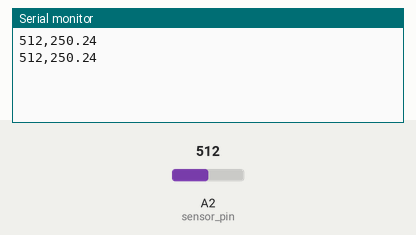
Recording of a sketch running on a simulated Arduino Uno, built with avr-gcc and run on an emulated ATmega328P. On the bench: the last lines printed to the serial monitor. The test bench sets the inputs (shaded band); at power-on: A2 (sensor_pin) = 512.

Above: at 1.8 s.
1.9 s: A2 (sensor_pin) set to 716
At 2.8 s:
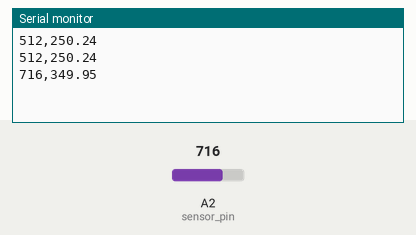
3.4 s: A2 (sensor_pin) set to 900
At 4.8 s:
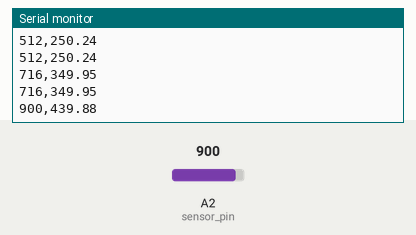
Timing chart, 0 to 6.4 s (numbered marks = the images above; inputs shaded):
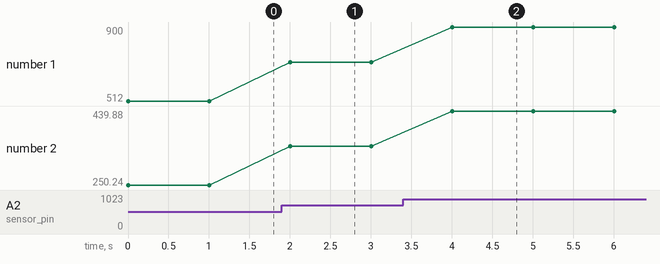

The sketch:

ADC_mega01.ino
```cpp
int sensor_pin = A2;
float voltaje;
float tempC;
int valor;

void setup() {
  Serial.begin(9600);
}

void loop() {
  valor = analogRead(sensor_pin);
  // Serial.print("Analog: ");
  // Serial.println(valor);
  // voltaje = valor * (5.0 / 1023.0);
  tempC = ((valor * 5000.0) / 1023) / 10;
  // Serial.print("Temp: ");
  // Serial.println(tempC, 1);
  Serial.print(valor);
  Serial.print(",");
  Serial.println(tempC);
  delay(1000);
}
```

Measured:
- after the input at 1.9 s, the serial monitor: prints a new line after 0.10 s (image 1)
- after the input at 3.4 s, the serial monitor: prints a new line after 0.60 s (image 2)
- plotted number 1: 512 → 716 after the input at 1.9 s, 716 → 900 after the input at 3.4 s
- plotted number 2: 250.24 → 349.95 after the input at 1.9 s, 349.95 → 439.88 after the input at 3.4 s
